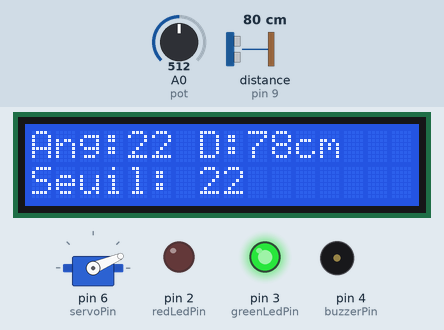
The sketch below on a simulated Arduino Uno, built with avr-gcc and run on an emulated ATmega328P. Parts: servo, 16×2 character LCD, output pins drawn as LEDs (lit = HIGH), buzzer (waves = sounding). Wiring (inferred from the names in the program): ultrasonic range finder: trigger pin 8; echo pin 9. Inputs (shaded band) come from the test bench; at power-on: distance to the obstacle (sensor on pin 9) 80 cm, A0 (pot) = 512. The echo pulse lasts 58.3 µs per cm; storage starts empty; pins used as bus, display or sensor lines are not drawn; what the sketch prints to the serial monitor is not drawn.

Above: at 2.36 s.
2.4 s: distance to the obstacle (sensor on pin 9) set to 25 cm
At 3.53 s:
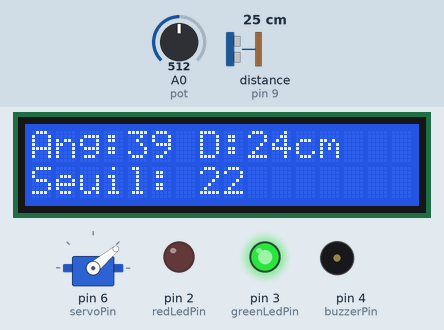
4.1 s: distance to the obstacle (sensor on pin 9) set to 19 cm
At 4.3 s:
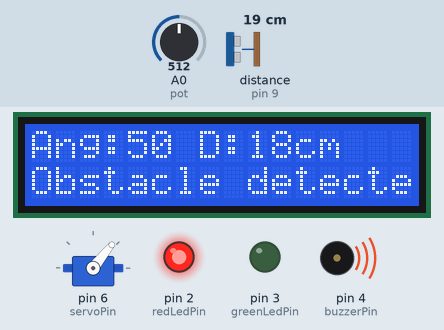
5.9 s: distance to the obstacle (sensor on pin 9) set to 35 cm
At 6.09 s:
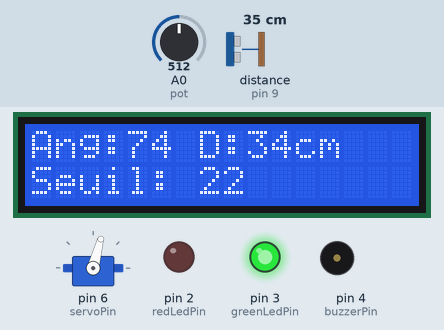
7.7 s: A0 (pot) set to 859
At 7.9 s:
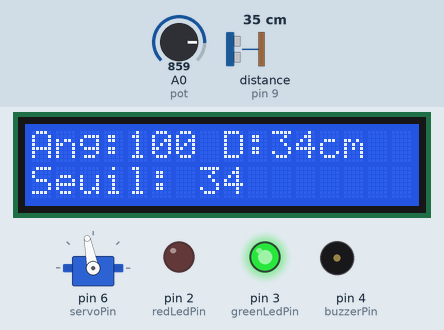
9.5 s: A0 (pot) set to 888
At 9.67 s:
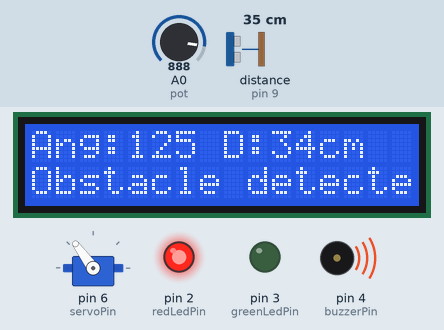
11.3 s: A0 (pot) set to 122
At 11.5 s:
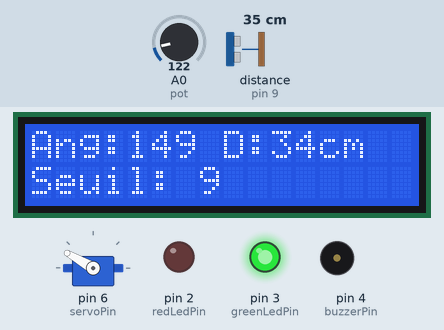
Timing chart, 0 to 14.1 s (numbered marks = the images above; inputs shaded):
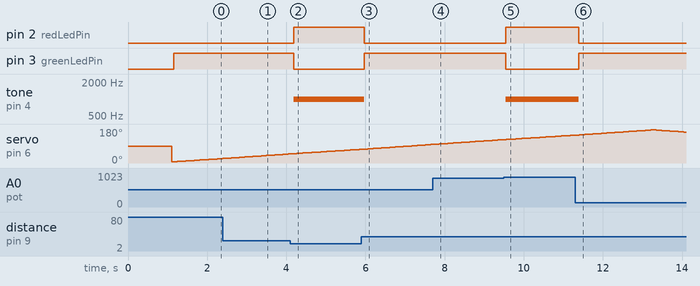

The sketch:

proj_copy_20250623164101.ino
```cpp
#include <Servo.h>
#include <Wire.h>
#include <LiquidCrystal_I2C.h>
#include <SD.h>
#include <SPI.h>

// === Déclaration des broches ===
const int trigPin = 8;
const int echoPin = 9;
const int servoPin = 6;
const int pot = A0;

const int redLedPin = 2;
const int greenLedPin = 3;
const int buzzerPin = 4;
const int chipSelect = 10;

// === Objets ===
Servo myServo;
LiquidCrystal_I2C lcd(0x27, 16, 2);  // Adresse I2C typique

// === Variables ===
long duration;
int distance;
int seuil;

void setup() {
  pinMode(trigPin, OUTPUT);
  pinMode(echoPin, INPUT);

  pinMode(redLedPin, OUTPUT);
  pinMode(greenLedPin, OUTPUT);
  pinMode(buzzerPin, OUTPUT);

  myServo.attach(servoPin);

  lcd.init();
  lcd.backlight();

  if (!SD.begin(chipSelect)) {
    lcd.setCursor(0, 0);
    lcd.print("Erreur SD !");
    while (1);  // Stoppe tout si SD ne marche pas
  }

  lcd.setCursor(0, 0);
  lcd.print("Radar en marche");
  delay(1000);
  lcd.clear();

  Serial.begin(9600);
}

void loop() {
  // Balayage aller
  for (int angle = 6; angle <= 175; angle++) {
    myServo.write(angle);
    delay(30);

    distance = getDistance();
    seuil = map(analogRead(pot), 0, 1023, 5, 40);  // Mis ici, mis à jour dynamiquement

    updateLCD(angle, distance);
    updateIndicators(distance);
    logToSD(angle, distance);
    serialOutput(angle, distance);
  }

  // Balayage retour
  for (int angle = 175; angle >= 6; angle--) {
    myServo.write(angle);
    delay(30);

    distance = getDistance();
    seuil = map(analogRead(pot), 0, 1023, 5, 40);  // Mis ici aussi

    updateLCD(angle, distance);
    updateIndicators(distance);
    logToSD(angle, distance);
    serialOutput(angle, distance);
  }
}

int getDistance() {
  digitalWrite(trigPin, LOW);
  delayMicroseconds(2);
  digitalWrite(trigPin, HIGH);
  delayMicroseconds(10);
  digitalWrite(trigPin, LOW);

  duration = pulseIn(echoPin, HIGH);
  return duration * 0.034 / 2;  // Résultat en cm
}

void updateLCD(int angle, int dist) {
  lcd.clear();
  lcd.setCursor(0, 0);
  lcd.print("Ang:");
  lcd.print(angle);
  lcd.print(" D:");
  lcd.print(dist);
  lcd.print("cm");

  lcd.setCursor(0, 1);
  if (dist < seuil) {
    lcd.print("Obstacle detecte");
  } else {
    lcd.print("Seuil: ");
    lcd.print(seuil);
  }
}

void updateIndicators(int dist) {
  if (dist < seuil) {
    digitalWrite(redLedPin, HIGH);
    digitalWrite(greenLedPin, LOW);
    tone(buzzerPin, 1000);
  } else {
    digitalWrite(redLedPin, LOW);
    digitalWrite(greenLedPin, HIGH);
    noTone(buzzerPin);
  }
}

void logToSD(int angle, int dist) {
  File dataFile = SD.open("ik.csv", FILE_WRITE);
  if (dataFile) {
    dataFile.print("Angle:;");
    dataFile.print("Distance:\n");
    dataFile.print(angle);
    dataFile.print("deg;");
    dataFile.print(dist);
    dataFile.println("cm");
    dataFile.close();
  }
}

void serialOutput(int angle, int dist) {
  Serial.print(angle);
  Serial.print(",");
  Serial.println(dist);
}
```

Measured:
- the behaviour switches between 23 and 22 cm on distance to the obstacle (sensor on pin 9) (found by bisection; images 1 and 2)
- the behaviour switches between 876 and 877 on A0 (pot) (found by bisection; images 4 and 5)
- after the input at 4.1 s, pin 2 (redLedPin): LOW → HIGH after 0.08 s; pin 3 (greenLedPin): HIGH → LOW after 0.08 s; tone on pin 4 (buzzerPin): silent → 1000 Hz after 0.08 s; the display: first differs from a run without the input after 0.12 s (image 2 shows a later state)
- after the input at 5.9 s, pin 2 (redLedPin): HIGH → LOW after 0.07 s; pin 3 (greenLedPin): LOW → HIGH after 0.07 s; tone on pin 4 (buzzerPin): 1000 Hz → silent after 0.07 s; the display: first differs from a run without the input after 0.11 s (image 3 shows a later state)
- after the input at 9.5 s, pin 2 (redLedPin): LOW → HIGH after 0.05 s; pin 3 (greenLedPin): HIGH → LOW after 0.05 s; tone on pin 4 (buzzerPin): silent → 1000 Hz after 0.05 s; the display: first differs from a run without the input after 0.09 s (image 5 shows a later state)
- after the input at 11.3 s, pin 2 (redLedPin): HIGH → LOW after 0.09 s; pin 3 (greenLedPin): LOW → HIGH after 0.09 s; tone on pin 4 (buzzerPin): 1000 Hz → silent after 0.09 s; the display: first differs from a run without the input after 0.13 s (image 6 shows a later state)
- by itself, servo on pin 6 (servoPin): rises from 147° to 175° in 1.9 s, then falls to 164° in 0.84 s
